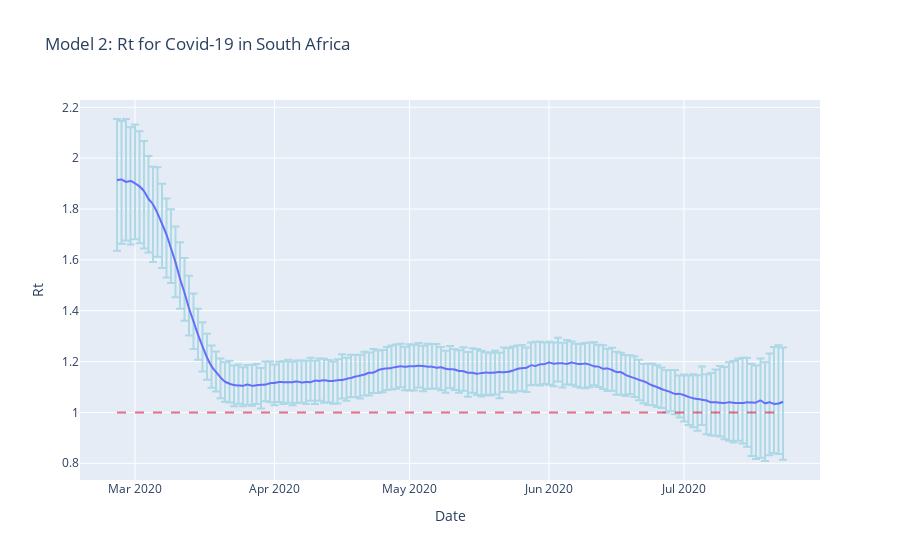

Here is the notebook cell this chart was saved with:
### Code cell
fig_rt2 = px.line(state_rt_mcmc, x='Date', y='Rt',
              error_y='e_plus', error_y_minus='e_minus',
              title='Model 2: Rt for Covid-19 in South Africa', line_shape='spline')
fig_rt2.update_traces(hovertemplate=None)
fig_rt2.update_layout(hovermode="x")
fig_rt2['data'][0]['error_y']['color'] = 'lightblue'

fig_rt2.add_shape(
    type="line",
    xref="x",
    yref="y",
    x0=X0rt2,
    y0=1,
    x1=X2rt2,
    y1=1,
    opacity=0.6,
    line=dict(
        color="Crimson",
        width=2,
        dash='dash'
))

fig_rt2.show()

### Figure 1 — Plotly figure (JSON) as saved in the notebook; plotly's stock layout.template omitted (floating-point values rounded to 4 significant figures; data arrays with more than 128 entries replaced by an {"elided": "..."} marker saying what was removed)
{"data": [{"error_y": {"array": {"elided": "149 float values"}, "arrayminus": {"elided": "149 float values"}, "color": "lightblue"}, "legendgroup": "", "line": {"color": "#636efa", "dash": "solid", "shape": "spline"}, "mode": "lines", "name": "", "showlegend": false, "type": "scatter", "x": {"elided": "149 str values"}, "xaxis": "x", "y": {"elided": "149 float values"}, "yaxis": "y"}], "layout": {"hovermode": "x", "legend": {"tracegroupgap": 0}, "shapes": [{"line": {"color": "Crimson", "dash": "dash", "width": 2}, "opacity": 0.6, "type": "line", "x0": "2020-02-26T00:00:00", "x1": "2020-07-23T00:00:00", "xref": "x", "y0": 1, "y1": 1, "yref": "y"}], "title": {"text": "Model 2: Rt for Covid-19 in South Africa"}, "xaxis": {"anchor": "y", "domain": [0, 1], "title": {"text": "Date"}}, "yaxis": {"anchor": "x", "domain": [0, 1], "title": {"text": "Rt"}}}}
